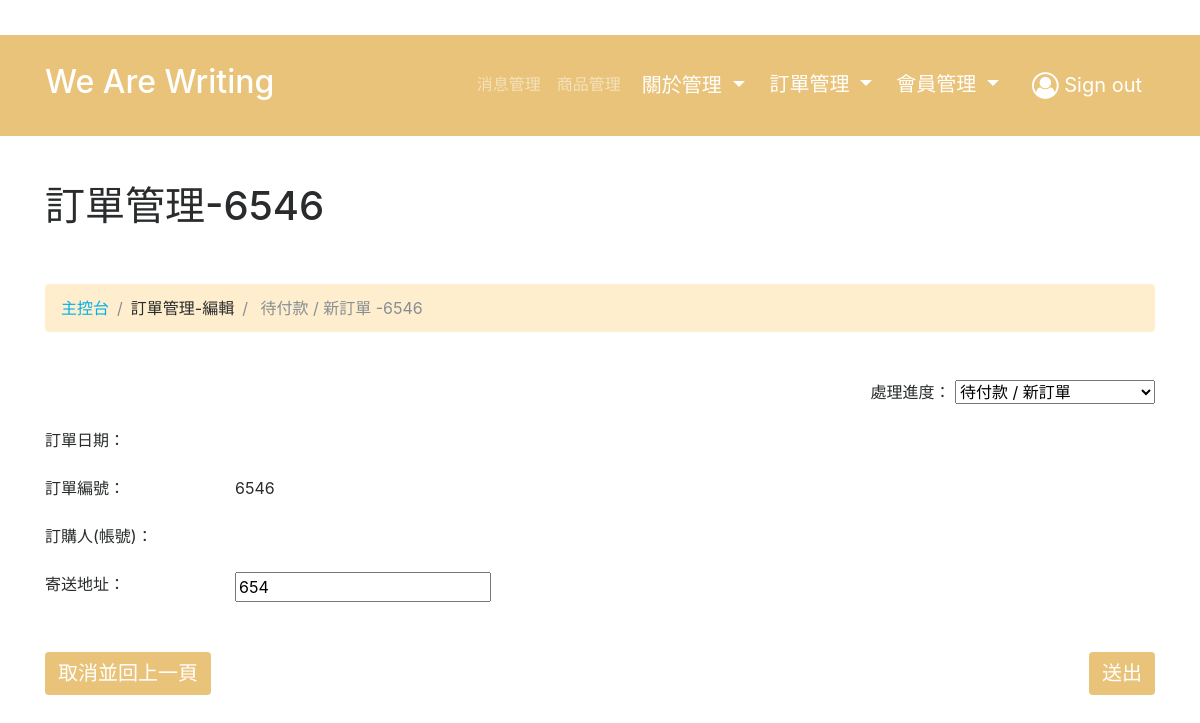
The page /admin/order/edit.php?orderID=1 (signed in) on the database its author committed.
### tables this page shows
CREATE TABLE `customer_order` (
  `orderID` int(11) NOT NULL,
  `memberID` int(11) DEFAULT NULL,
  `orderNO` varchar(255) DEFAULT NULL,
  `orderDate` varchar(255) DEFAULT NULL,
  `totalPrice` int(11) DEFAULT NULL,
  `shipping` int(11) DEFAULT NULL,
  `name` varchar(255) DEFAULT NULL,
  `phone` varchar(255) DEFAULT NULL,
  `email` varchar(255) DEFAULT NULL,
  `address` varchar(255) DEFAULT NULL,
  `createdDate` varchar(255) DEFAULT NULL,
  `updatedDate` varchar(255) DEFAULT NULL,
  `status` int(11) DEFAULT '0',
  `author` varchar(255) DEFAULT NULL
);

### admin/order/edit.php (the view, shortened to what this page needs)
<?php
require_once("../../asset/connection/database.php");
$sth = $db->query("SELECT * FROM customer_order WHERE orderID=".$_GET['orderID']);
$order = $sth->fetch(PDO::FETCH_ASSOC);
 ?>
<html>
<head>
  <?php include_once("../template/header.php"); ?>
</head>
<body>
<?php require_once('../template/nav.php'); ?>
  <div class="py-5">
    <div class="container">
      <div class="row">
        <div class="col-md-12">
          <h1 class="display-5" contenteditable="true">訂單管理-<?php echo $order['orderNO']; ?></h1>
        </div>
      </div>
      <div class="row">
        <div class="col-md-12">
          <ul class="breadcrumb my-5">
            <li class="breadcrumb-item"><a href="list.php">主控台</a></li>
            <li class="breadcrumb-item">訂單管理-編輯</li>
			      <li class="breadcrumb-item active">
              <?php switch ($order['status']) {
                case 0:
                  echo "待付款 / 新訂單";
                  break;
              } ?>
              -<?php echo $order['orderNO']; ?>
            </li>
          </ul>
        </div>
      </div>
      <div class="row">
        <div class="col-md-12">
          <form class="" method="post" action="edit.php"  data-toggle="validator">
            <div class="form-group">
              <div class="row">
                <div class="col-sm-12 text-right">
                  <label for="status" class="control-label">處理進度：</label>
                  <select name="status" style="width:200px;">
                    <option value="0" <?php if ($order['status'] == 0) echo "selected" ?>>待付款 / 新訂單</option>
                  </select>
                </div>
              </div>
            </div>
            <div class="form-group">
              <div class="row">
                <div class="col-sm-2">
                  <label for="createdDate" class="control-label">訂單日期：</label>
                </div>
                <div class="col-sm-10">
                </div>
              </div>
            </div>
            <div class="form-group">
              <div class="row">
                <div class="col-sm-2">
                  <label for="orderNO" class="control-label">訂單編號：</label>
                </div>
                <div class="col-sm-10">
                  <label for="orderNO" class="control-label"><?php echo $order['orderNO']; ?></label>
                </div>
              </div>
            </div>
            <div class="form-group">
              <div class="row">
                <div class="col-sm-12">
                  <label for="memberID" class="control-label">訂購人(帳號)：</label>
                </div>
              </div>
            </div>
            <div class="form-group">
              <div class="row">
                <div class="col-sm-2">
                  <label for="address" class="control-label">寄送地址：</label>
                </div>
                <div class="col-sm-10">
                  <input type="text" name="address" value="<?php echo $order['address']; ?>">
                </div>
              </div>
            </div>
            <div class="form-group my-5">
              <div class="row">
                <div class="col-sm-2">
                  <a class="btn btn-warning float-left" href="list.php?status=<?php echo $_GET['status']; ?>" onclick="if(!confirm('尚未儲存，確定要返回上一頁？')){return false;};">取消並回上一頁</a>
                </div>
                <div class="col-sm-10 col-sm-offset-2 text-right">
                  <button type="submit" class="btn btn-warning">送出</button>
                </div>
              </div>
            </div>
          </form>
        </div>
      </div>
    </div>
  </div>
</body>
</html>

### admin/css/style.css (style rules this page uses)
.btn-warning { background: rgb(233, 195, 121); font-size: 20px; color: #FFF; }
.breadcrumb { background: rgb(255, 238, 205); }

### rows shown on the page
customer_order: orderNO "6546", status "待付款 / 新訂單", address "654"
